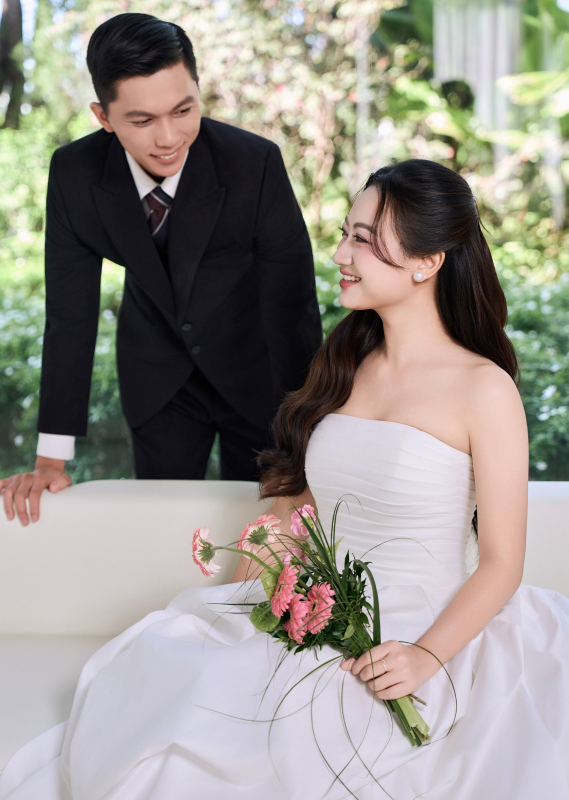
#> input picture src/assets/photos/garden-close.jpg, 1705 x 2400 px (shown at 1/3 size); its folder holds 6 pictures in this run
$ python og.py
#> lines starting #> are read from the running program, lines starting #| are printed output that depends on the picture
"""
Tạo ảnh chia sẻ link (Open Graph 1200x630) cho từng bên + icon iPhone.
Chạy lại khi đổi ảnh/chữ:  pip install pillow fonttools brotli  &&  python3 scripts/og.py
Kết quả: public/og.jpg, public/og-nha-trai.jpg, public/og-nha-gai.jpg, public/apple-touch-icon.png
"""
import os, io
from PIL import Image, ImageDraw, ImageFont, ImageFilter
from fontTools.ttLib import TTFont

ROOT = os.path.dirname(os.path.dirname(os.path.abspath(__file__)))
FS = os.path.join(ROOT, 'node_modules', '@fontsource')
OXBLOOD, CHAMP, PORC, BLUSH = (59, 10, 16), (234, 217, 185), (247, 246, 242), (227, 163, 151)


def load(fam, weight, size):
    """Font = bộ latin + bộ vietnamese (fontsource tách subset) -> trả về list để vẽ theo từng ký tự."""
    out = []
    for sub in ('latin', 'vietnamese'):
        p = os.path.join(FS, fam, 'files', f'{fam}-{sub}-{weight}.woff2')
        t = TTFont(p); t.flavor = None
        buf = io.BytesIO(); t.save(buf); buf.seek(0)
        cmap = set(t.getBestCmap().keys())
        out.append((ImageFont.truetype(buf, size), cmap))
    return out


def pick(fonts, ch):
    for f, cmap in fonts:
        if ord(ch) in cmap:
            return f
    return fonts[0][0]


def width(fonts, text):
    return sum(pick(fonts, c).getlength(c) for c in text)


def draw(d, xy, text, fonts, fill, anchor_left=True):
    x, y = xy
    if not anchor_left:
        x -= width(fonts, text)
    for c in text:
        f = pick(fonts, c)
        d.text((x, y), c, font=f, fill=fill)
        x += f.getlength(c)


def og(photo, out, names, lines, pos=0.5):
#> called with photo = 'garden-close.jpg', out = 'og-nha-trai.jpg', names = ('Quang Đông', 'Trang Châu'), pos = 0.55
    W, H = 1200, 630
    img = Image.new('RGB', (W, H), OXBLOOD)
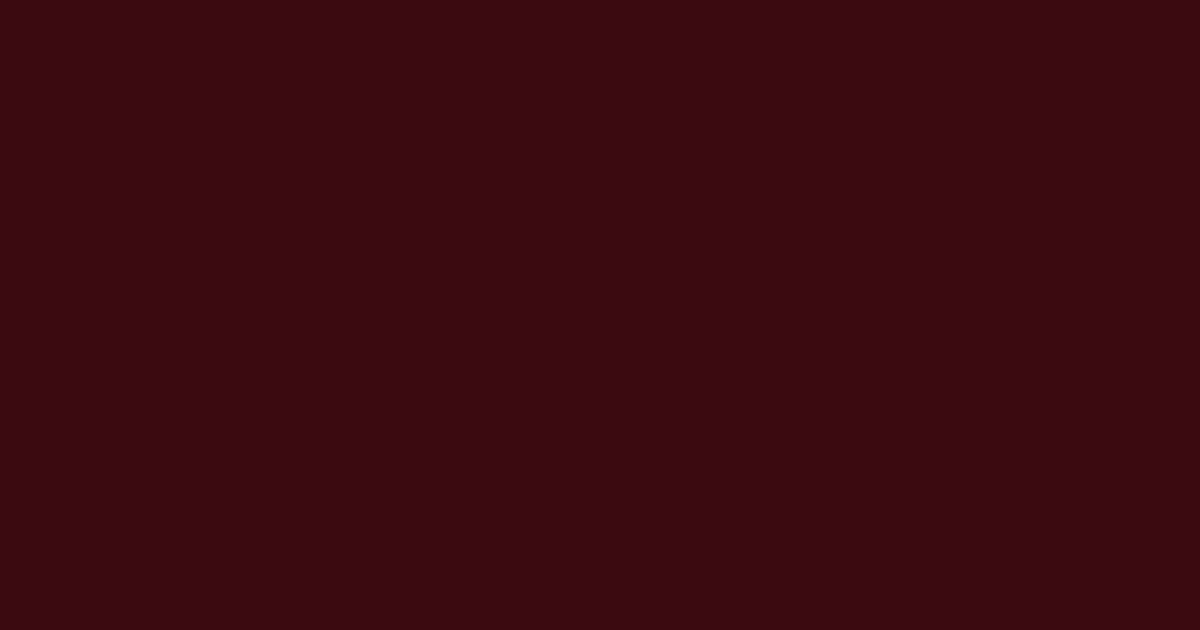
#> img: PIL image 1200x630 RGB; mean R, G, B 59, 10, 16
    ph = Image.open(os.path.join(ROOT, 'src', 'assets', 'photos', photo)).convert('RGB')
#> ph is the input picture: PIL image 1705x2400 RGB; mean R, G, B 151.9, 147.1, 140.6
    pw = 560
    s = max(pw / ph.width, H / ph.height)
#> s = 0.328
    ph = ph.resize((int(ph.width * s), int(ph.height * s)), Image.LANCZOS)
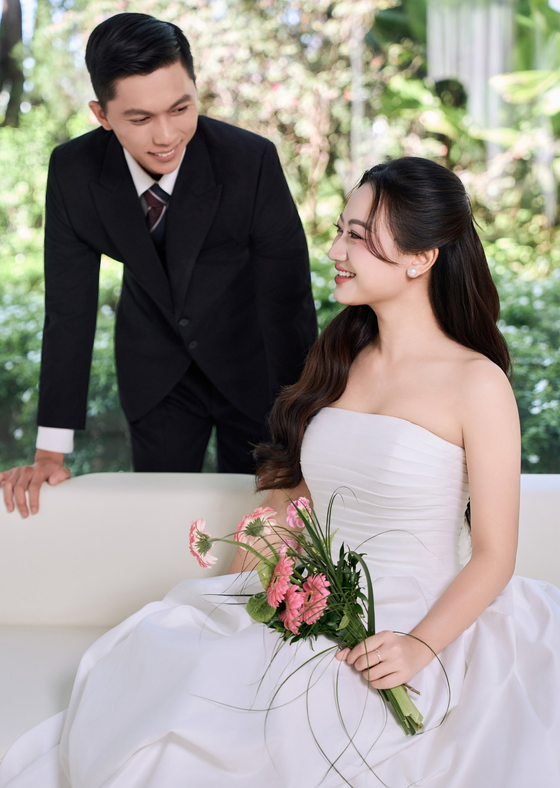
#> ph: PIL image 560x788 RGB; mean R, G, B 151.9, 147.1, 140.6
    left = int((ph.width - pw) * pos)
#> left = 0
    ph = ph.crop((left, 0, left + pw, H))
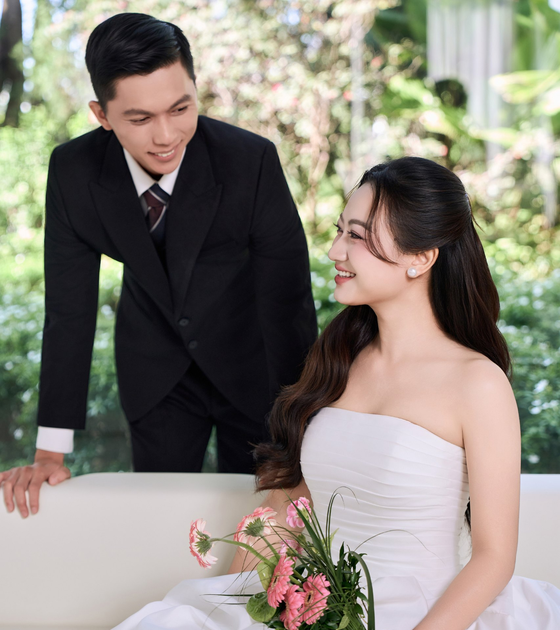
#> ph: PIL image 560x630 RGB; mean R, G, B 139.3, 134.6, 124.1
    img.paste(ph, (0, 0))
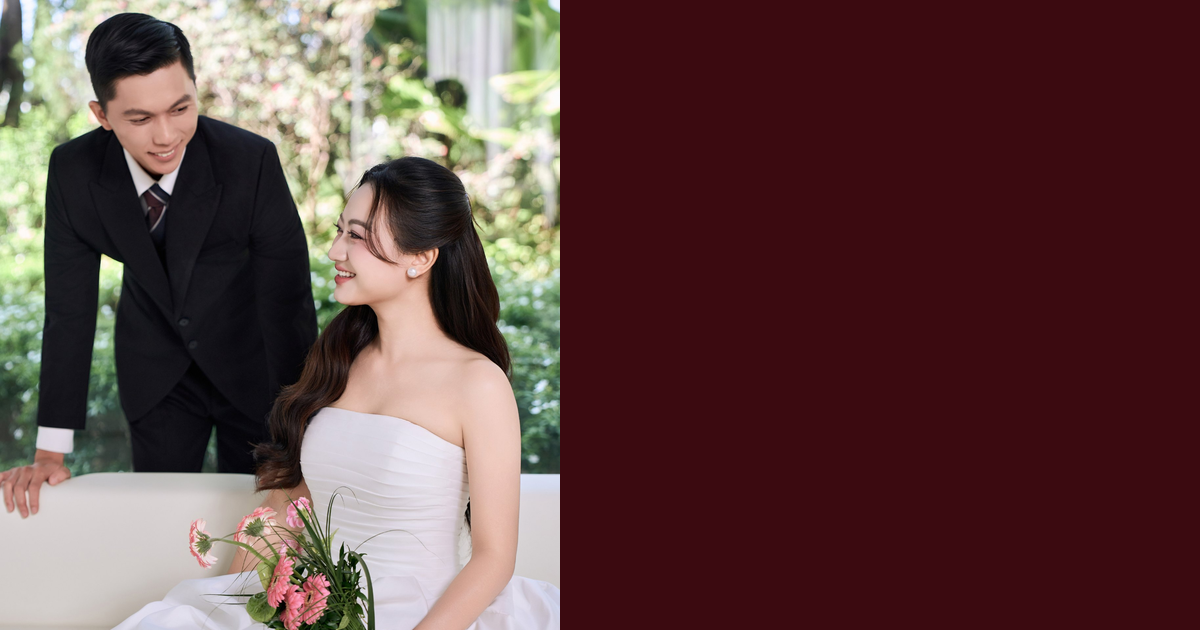
#> img: PIL image 1200x630 RGB; mean R, G, B 96.5, 68.1, 66.4
    d = ImageDraw.Draw(img)
    eyebrow = load('be-vietnam-pro', '500-normal', 20)
    big = load('cormorant-garamond', '500-normal', 86)
    ital = load('cormorant-garamond', '500-italic', 86)
    body = load('be-vietnam-pro', '500-normal', 24)
    x = pw + 64
    draw(d, (x, 92), 'TRÂN TRỌNG KÍNH MỜI', eyebrow, CHAMP)
    draw(d, (x, 150), names[0], big, PORC)
    draw(d, (x, 236), '& ', ital, BLUSH)
    draw(d, (x + width(ital, '& '), 236), names[1], big, PORC)
    d.line([(x, 360), (W - 64, 360)], fill=(234, 217, 185), width=1)
    y = 392
    for ln in lines:
        draw(d, (x, y), ln, body, CHAMP if y > 392 else PORC)
        y += 40
    img.save(os.path.join(ROOT, 'public', out), quality=86, optimize=True)
    print('->', out)


if __name__ == '__main__':
#> (the run stopped early here; a loop or call above may not have finished)
